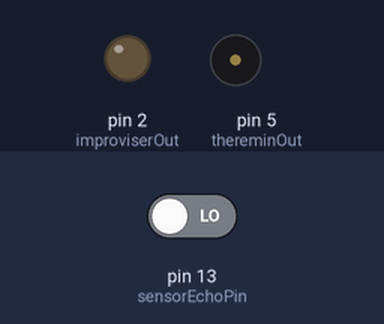
A sketch run on a simulated Arduino Uno, built with avr-gcc and run on an emulated ATmega328P. On the bench: output pins drawn as LEDs (lit = HIGH), buzzer (waves = sounding). The inputs (shaded band) are chosen by the test bench; at power-on: pin 13 (sensorEchoPin) LOW. Pins used as bus, display or sensor lines are not drawn.

Above: at 0.1 s.
At 10.2 s:
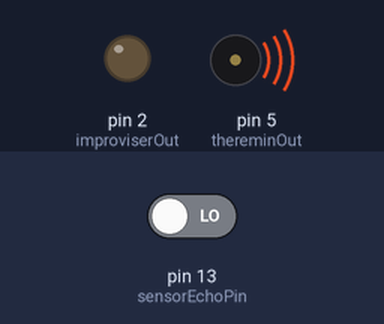
Timing chart, 0 to 11.7 s (numbered marks = the images above):
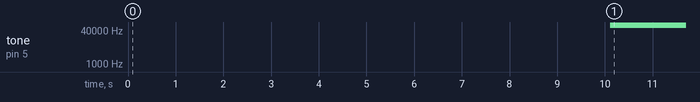

The sketch:

improviser-theremin.ino
```cpp
#include <Tone.h>

#define improviserOut 2
#define improviserVcc 3
#define improviserGnd 4

#define thereminOut 5
#define thereminVcc 6
#define thereminGnd 7
#define averageCount 10

#define sensorTriggerPin 12
#define sensorEchoPin 13

Tone improviserTone;
Tone thereminTone;

int lastTickTime = 0;
int freq = 440;
long queue[averageCount] = {0};

void setup() {
  pinMode(sensorEchoPin, INPUT);
  pinMode(sensorTriggerPin, OUTPUT);
  pinMode(improviserOut, OUTPUT);
  pinMode(thereminOut, OUTPUT);

  pinMode(improviserVcc, OUTPUT); digitalWrite(improviserVcc, HIGH);
  pinMode(improviserGnd, OUTPUT); digitalWrite(improviserGnd, LOW);
  pinMode(thereminVcc, OUTPUT); digitalWrite(thereminVcc, HIGH);
  pinMode(thereminGnd, OUTPUT); digitalWrite(thereminGnd, LOW);

  improviserTone.begin(improviserOut);
  thereminTone.begin(thereminOut);

  digitalWrite(sensorTriggerPin, LOW);
  delay(2);
}

void loop() {
  long duration;
  int note;
  float noteApprox, freq;

  digitalWrite(sensorTriggerPin, HIGH);
  delay(10);
  digitalWrite(sensorTriggerPin, LOW);

  duration = pulseIn(sensorEchoPin, HIGH);

  /* Improviser */
  if ((millis() - 200) > lastTickTime) {
    noteApprox = log(duration / 12000.0) * 39.86313714;
    note = round(noteApprox);
    freq = 128 * 440.0 * pow(1.059463094, note);

    if (freq < 2000) {
      improviserTone.play(freq);
    } else {
      improviserTone.stop();
    }
    lastTickTime = millis();
  }

  /* Theremin */
  if (duration < 5000) {
    for (int i = averageCount - 1; i > 0; i--) {
      queue[i] = queue[i - 1];
    }
    queue[0] = 758714 / duration;
  } else {
    thereminTone.stop();
    return;
  }

  float average = 0; int qcount = 0;
  for (int i = averageCount - 1; i >= 0; i--) {
    average += queue[i];
    qcount++;
  }
  average /= qcount;
  thereminTone.play(average);
}
```

Measured:
- by itself, tone on pin 5 (thereminOut): silent → 65535 Hz at 10.1 s
